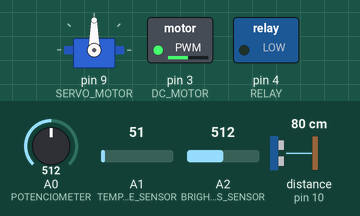
Recording of a sketch running on a simulated Arduino Uno, built with avr-gcc and run on an emulated ATmega328P. Shown: servo, switched loads named in the sketch (green lamp = pin HIGH). Wiring (inferred from the names in the program): ultrasonic range finder: trigger pin 11; echo pin 10. The test bench sets the inputs (shaded band); at power-on: A0 (POTENCIOMETER) = 512, A1 (TEMPERATURE_SENSOR) = 51, A2 (BRIGHTNESS_SENSOR) = 512, distance to the obstacle (sensor on pin 10) 80 cm. The echo pulse lasts 58.3 µs per cm; pins used as bus, display or sensor lines are not drawn.

Above: at 1.2 s.
1.3 s: A0 (POTENCIOMETER) set to 716
At 2.3 s:
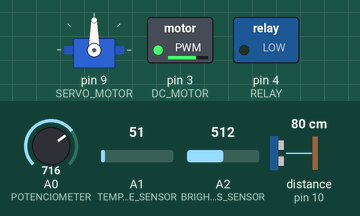
2.8 s: A0 (POTENCIOMETER) set to 992
At 3.4 s:
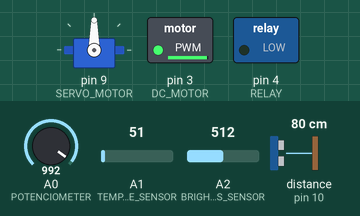
4.3 s: A0 (POTENCIOMETER) set to 30
At 4.7 s:
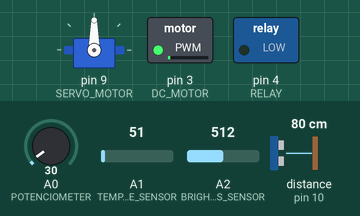
Timing chart, 0 to 7.3 s (numbered marks = the images above; inputs shaded):
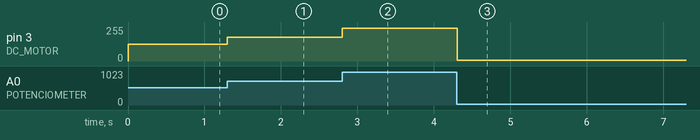

The sketch:

arduino.ino
```cpp
#include <Servo.h>

#define DC_MOTOR 3
#define RELAY 4
#define SERVO_MOTOR 9
#define ULTRASONIC_ECHO 10
#define ULTRASONIC_TRIGGER 11

#define POTENCIOMETER A0
#define TEMPERATURE_SENSOR A1
#define BRIGHTNESS_SENSOR A2

#define ARDUINO_ID 0

int state = LOW;

int potAnalogValue = 0;
int tempAnalogValue = 0;
int briAnalogValue = 0;
int potTemp = 0;

int servoCounter = 0;
int relayCounter = 0;

double temperature;
int pot;
int brightness;

bool doorOpened = false;

unsigned long previousMillis = 0;
const long interval = 1000;
int timer = 60;

Servo servo;


void setup() {
  Serial.begin(9600);

  pinMode(DC_MOTOR, OUTPUT);
  pinMode(RELAY, OUTPUT);
  pinMode(SERVO_MOTOR, INPUT);
  pinMode(ULTRASONIC_ECHO, INPUT);
  pinMode(ULTRASONIC_TRIGGER, OUTPUT);

  digitalWrite(RELAY, LOW);
  servo.attach(SERVO_MOTOR);

 // Serial.println("Write a command in format: ARDUINO_ID:W/R:PIN:VREDNOST;");
}


void led_state() {
	state = !state;
  	digitalWrite(RELAY, state);
}


void dc_motor_speed() {
  potAnalogValue = analogRead(POTENCIOMETER);
  pot = map(potAnalogValue, 0, 1023, 0, 255);
  // Serial.println((String)"DC Motor Speed: " + pot);

  if (potTemp != pot) {
    analogWrite(DC_MOTOR, pot);
    potTemp = pot;
  }
}


void distance_measure() {
  digitalWrite(ULTRASONIC_TRIGGER, LOW);
  delayMicroseconds(2);
  digitalWrite(ULTRASONIC_TRIGGER, HIGH);
  delayMicroseconds(10);
  digitalWrite(ULTRASONIC_TRIGGER, LOW);

  double readEcho = pulseIn(ULTRASONIC_ECHO, HIGH);
  double distance = readEcho * 0.0343 * 0.5;
  // Serial.println((String)"Distance: " + distance);

  if (distance <= 5) {
  	servo.write(90);
    doorOpened = true;
  }

  if (doorOpened && distance >= 5) {
      servo.write(0);
      servoCounter++;
      doorOpened = false;
  }

  /*
  if (distance <= 5) {
  	servo.write(90);
  }
  else {
  	servo.write(0);
  }
  */
}


double temperature_measure(){
	tempAnalogValue = analogRead(TEMPERATURE_SENSOR);
  	temperature = (double)tempAnalogValue * 500 / 1024 - 50;
  	// Serial.println((String)"Temperature: " + temperature);
  	return temperature;
}


int brightness_measure(){
	briAnalogValue = analogRead(BRIGHTNESS_SENSOR);
  	brightness = map(briAnalogValue, 1, 310, 0, 100);
  	// Serial.println((String)"Brightness: " + brightness);
  	return brightness;
}


void countdown(){
  unsigned long currentMillis = millis();

	if (currentMillis - previousMillis >= interval) {
  	    previousMillis = currentMillis;
    	timer--;
    	// Serial.println((String) "Timer: " + timer);

      	if (timer <= 0) {
      	  timer = 60;
        Serial.println(
          (String) ARDUINO_ID + ":" + "TEMPERATURE_SENSOR" + "|" + temperature + ";" +
          (String) ARDUINO_ID + ":" + "BRIGHTNESS_SENSOR" + "|" + brightness + ";" +
          (String) ARDUINO_ID + ":" + "DOOR_COUNTER" + "|" + servoCounter + ";" +
          (String) ARDUINO_ID + ":" + "RELAY_COUNTER" + "|" + relayCounter + ";"
           );
    	}
  	}
}


void loop() {

  countdown();

  if (Serial.available() > 0){

  	String input = Serial.readStringUntil(';');
    int i = input.indexOf(':');

    if (i > 0) {
    	String arduinoId = input.substring(0, i);
        int id = arduinoId.toInt();
      	char w_r = input.charAt(i+1);

      if (w_r == 'W') {
      	int s = i + 3;
        i = input.indexOf(':', s);
        String pin = input.substring(s, i);
        String val = input.substring(i+1);
        int p = pin.toInt();
        int v = val.toInt();

        if (id != ARDUINO_ID) {
          //SEND
        }
        else {
          if (pin == "RELAY") {
          	led_state();
            relayCounter++;
           // Serial.println((String) "Relay Counter: " + relayCounter);
           // Serial.println("led state changed successfully!");
          }

          else if (pin == "DC_MOTOR") {
            int dcSpeed = map(v, 0, 100, 0, 255);
          	analogWrite(DC_MOTOR, dcSpeed);
           // Serial.println((String)"DC motor speed changed successfully to: " + dcSpeed);
          }

          else if (pin == "SERVO_MOTOR") {

            if (doorOpened) {
             // Serial.println("Door is already open..");
            }

            else {
              servo.write(90);
              servoCounter++;
             // Serial.println("Door opened!");
             // Serial.println((String) "Servo Counter: " + servoCounter);
            }
          }
        }
      }
    }
  }

  else {
  	dc_motor_speed();
    distance_measure();
    temperature_measure();
    brightness_measure();
  }
}
```

Measured:
- after the input at 1.3 s, pin 3 (DC_MOTOR): 127/255 → 178/255 at once
- after the input at 2.8 s, pin 3 (DC_MOTOR): 178/255 → 247/255 at once
- after the input at 4.3 s, pin 3 (DC_MOTOR): 247/255 → 7/255 at once
